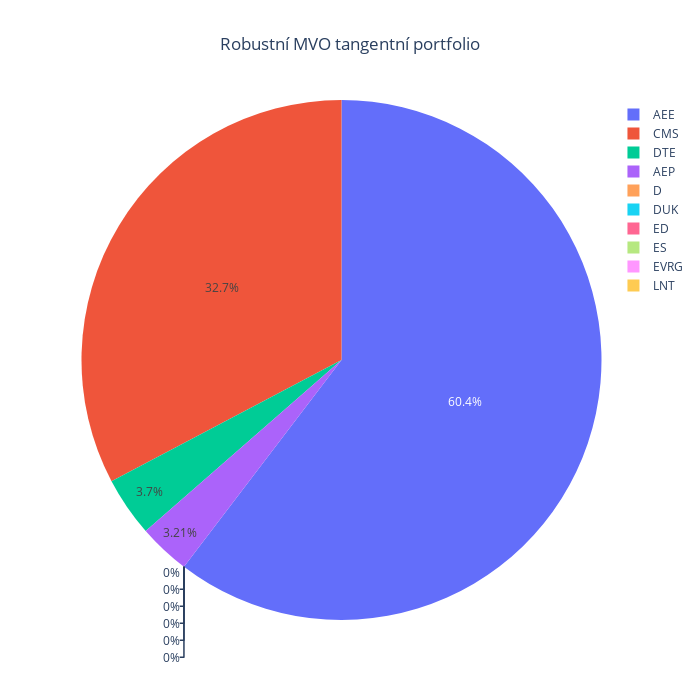

Notebook source saved alongside this figure:
### Code cell
weightsLWCorrelationTangent = MVOTangentPortfolio(prices = prices, cov_matrix_method = "ledoit_cc")
weightsPlot(weightsLWCorrelationTangent, title = "Robustní MVO tangentní portfolio")

### Figure 1 — Plotly figure (JSON) as saved in the notebook; plotly's stock layout.template omitted (floating-point values rounded to 4 significant figures)
{"data": [{"labels": ["AEE", "AEP", "CMS", "D", "DTE", "DUK", "ED", "ES", "EVRG", "LNT"], "type": "pie", "values": [0.6036, 0.03212, 0.3272, 0, 0.03704, 0, 0, 0, 0, 0]}], "layout": {"height": 700, "title": {"text": "Robustní MVO tangentní portfolio", "x": 0.5}, "width": 700}}
